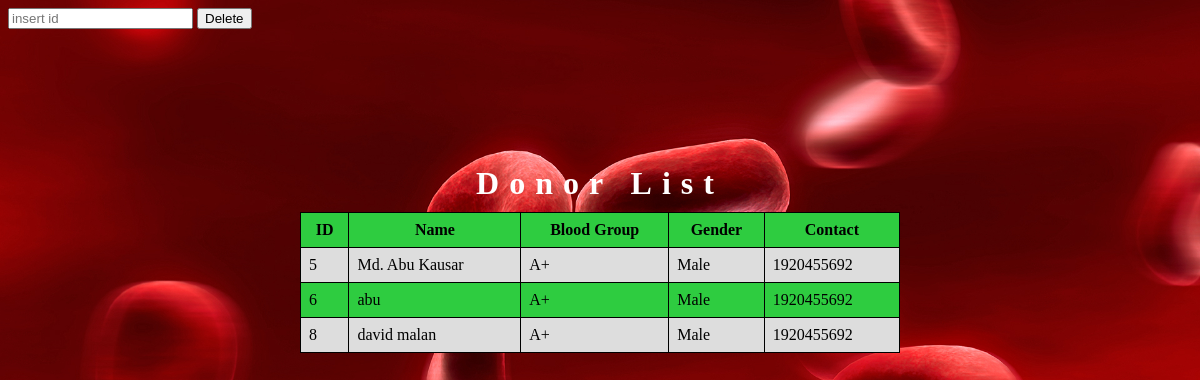
Screenshot of /AdminPanel/donor.php with the database file from the repository.
### tables this page shows
CREATE TABLE `donor` (
  `name` varchar(50) NOT NULL,
  `blood_group` varchar(15) NOT NULL,
  `last_donation_date` date NOT NULL,
  `gender` varchar(10) NOT NULL,
  `contact_no` int(15) NOT NULL,
  `weight` varchar(10) NOT NULL,
  `date_of_birth` date NOT NULL,
  `living_district` varchar(30) NOT NULL,
  `email` varchar(50) NOT NULL,
  `id` int(10) UNSIGNED NOT NULL
);

### AdminPanel/donor.php (the view, shortened to what this page needs)
<?php
  include 'config.php';
 ?>
 <!DOCTYPE html>
 <html>
   <head>
   </head>
   <body>
     <form class="" action="delete.php" method="post">
       <input type="number" name="delete-id" value="" placeholder="insert id">
       <input type="submit" name="" value="Delete">
     </form>
     <div class="maincontent">
 			<br><br/>
 			<table>
 				<br><br><br>
 				<caption><strong>Donor List</strong></caption>
        <th>ID</th>
 				<th>Name</th>
 				<th>Blood Group</th>
 				<th>Gender</th>
 				<th>Contact</th>
 				<?php
 					$sql = "SELECT * FROM donor";
 					$result = $conn->query($sql);
 					if ($result==true) {
 						while($row = $result->fetch_assoc()) {
 							echo "<tr>";
                echo "<td>".$row['id']."</td>";
 								echo "<td>".$row['name']."</td>";
 								echo "<td>".$row['blood_group']."</td>";
 								echo "<td>".$row['gender']."</td>";
 								echo "<td>".$row['contact_no']."</td>";
 							echo "</tr>";
 							}
 					} else {
 						echo ("<h1>List empty!</h1>");
 					}
 				?>
 			</table>
 			<br />
 			<br />
 			<br />
 			<br />
 		</div>
   </body>
 </html>

### AdminPanel/donor.php (style rules this page uses)
body { background-image:url(images/image1.jpg); background-size:cover; }
caption { color:white; text-align: center; margin-bottom: 5px; font-size: 200%; padding: 5px; letter-spacing: 10px; font-weight: bold; }
table { position:absolute; top:20%; left:25%; border-collapse: collapse; width: 50%; }
th, td { border: 1px solid black; padding: 8px; }
tr:nth-child(even) { background-color: #dddddd; }
tr:nth-child(odd) { background-color: #2ECC40; }

### rows the page displays
donor: id "5", name "Md. Abu Kausar", blood_group "A+", gender "Male", contact_no "1920455692"
donor: id "6", name "abu", blood_group "A+", gender "Male", contact_no "1920455692"
donor: id "8", name "david malan", blood_group "A+", gender "Male", contact_no "1920455692"
